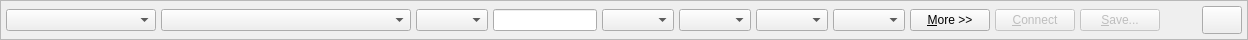
<?xml version="1.0" encoding="UTF-8"?>
<ui version="4.0">
 <class>ConnectionBar</class>
 <widget class="QFrame" name="ConnectionBar">
  <property name="geometry">
   <rect>
    <x>0</x>
    <y>0</y>
    <width>1248</width>
    <height>40</height>
   </rect>
  </property>
  <property name="sizePolicy">
   <sizepolicy hsizetype="Fixed" vsizetype="Fixed">
    <horstretch>0</horstretch>
    <verstretch>0</verstretch>
   </sizepolicy>
  </property>
  <property name="minimumSize">
   <size>
    <width>0</width>
    <height>40</height>
   </size>
  </property>
  <property name="maximumSize">
   <size>
    <width>16777215</width>
    <height>40</height>
   </size>
  </property>
  <property name="windowTitle">
   <string>Frame</string>
  </property>
  <property name="frameShape">
   <enum>QFrame::StyledPanel</enum>
  </property>
  <property name="frameShadow">
   <enum>QFrame::Raised</enum>
  </property>
  <layout class="QHBoxLayout" name="horizontalLayout">
   <property name="spacing">
    <number>5</number>
   </property>
   <property name="leftMargin">
    <number>5</number>
   </property>
   <property name="topMargin">
    <number>5</number>
   </property>
   <property name="rightMargin">
    <number>5</number>
   </property>
   <property name="bottomMargin">
    <number>5</number>
   </property>
   <item>
    <widget class="QComboBox" name="comboConfigurations">
     <property name="minimumSize">
      <size>
       <width>150</width>
       <height>0</height>
      </size>
     </property>
    </widget>
   </item>
   <item>
    <widget class="PortsComboBox" name="comboPorts">
     <property name="minimumSize">
      <size>
       <width>250</width>
       <height>0</height>
      </size>
     </property>
     <property name="toolTip">
      <string>Select port</string>
     </property>
     <property name="editable">
      <bool>false</bool>
     </property>
     <property name="sizeAdjustPolicy">
      <enum>QComboBox::AdjustToContents</enum>
     </property>
     <property name="frame">
      <bool>true</bool>
     </property>
    </widget>
   </item>
   <item>
    <widget class="QComboBox" name="comboBaudRates">
     <property name="toolTip">
      <string>Select baud rate</string>
     </property>
     <property name="styleSheet">
      <string notr="true"/>
     </property>
     <property name="currentText">
      <string notr="true"/>
     </property>
     <property name="sizeAdjustPolicy">
      <enum>QComboBox::AdjustToContents</enum>
     </property>
    </widget>
   </item>
   <item>
    <widget class="QLineEdit" name="lineEditBaudRate"/>
   </item>
   <item>
    <widget class="QComboBox" name="comboDataBits">
     <property name="toolTip">
      <string>Select data bits</string>
     </property>
     <property name="currentText">
      <string notr="true"/>
     </property>
     <property name="sizeAdjustPolicy">
      <enum>QComboBox::AdjustToContents</enum>
     </property>
    </widget>
   </item>
   <item>
    <widget class="QComboBox" name="comboParity">
     <property name="toolTip">
      <string>Select parity</string>
     </property>
     <property name="sizeAdjustPolicy">
      <enum>QComboBox::AdjustToContents</enum>
     </property>
    </widget>
   </item>
   <item>
    <widget class="QComboBox" name="comboStopBits">
     <property name="toolTip">
      <string>Select stop bits</string>
     </property>
     <property name="sizeAdjustPolicy">
      <enum>QComboBox::AdjustToContents</enum>
     </property>
    </widget>
   </item>
   <item>
    <widget class="QComboBox" name="comboFlowControl">
     <property name="toolTip">
      <string>Select flow control</string>
     </property>
     <property name="currentText">
      <string notr="true"/>
     </property>
    </widget>
   </item>
   <item>
    <widget class="QPushButton" name="btnMore">
     <property name="text">
      <string>&amp;More &gt;&gt;</string>
     </property>
     <property name="checkable">
      <bool>false</bool>
     </property>
    </widget>
   </item>
   <item>
    <widget class="QPushButton" name="btnConnect">
     <property name="enabled">
      <bool>false</bool>
     </property>
     <property name="styleSheet">
      <string notr="true"/>
     </property>
     <property name="text">
      <string>&amp;Connect</string>
     </property>
     <property name="default">
      <bool>true</bool>
     </property>
    </widget>
   </item>
   <item>
    <widget class="QPushButton" name="btnSave">
     <property name="enabled">
      <bool>false</bool>
     </property>
     <property name="text">
      <string>&amp;Save...</string>
     </property>
    </widget>
   </item>
   <item>
    <spacer name="horizontalSpacer">
     <property name="orientation">
      <enum>Qt::Horizontal</enum>
     </property>
     <property name="sizeHint" stdset="0">
      <size>
       <width>40</width>
       <height>20</height>
      </size>
     </property>
    </spacer>
   </item>
   <item>
    <widget class="QPushButton" name="btnClose">
     <property name="sizePolicy">
      <sizepolicy hsizetype="Minimum" vsizetype="Minimum">
       <horstretch>0</horstretch>
       <verstretch>0</verstretch>
      </sizepolicy>
     </property>
     <property name="text">
      <string/>
     </property>
     <property name="icon">
      <iconset resource="../../superterm.qrc">
       <normaloff>:/icons/close-menu_16x16.png</normaloff>:/icons/close-menu_16x16.png</iconset>
     </property>
     <property name="iconSize">
      <size>
       <width>16</width>
       <height>16</height>
      </size>
     </property>
    </widget>
   </item>
  </layout>
 </widget>
 <customwidgets>
  <customwidget>
   <class>PortsComboBox</class>
   <extends>QComboBox</extends>
   <header>src/ui/portscombobox.h</header>
  </customwidget>
 </customwidgets>
 <resources>
  <include location="../../superterm.qrc"/>
 </resources>
 <connections>
  <connection>
   <sender>btnMore</sender>
   <signal>clicked()</signal>
   <receiver>ConnectionBar</receiver>
   <slot>onMoreClicked()</slot>
   <hints>
    <hint type="sourcelabel">
     <x>846</x>
     <y>15</y>
    </hint>
    <hint type="destinationlabel">
     <x>665</x>
     <y>149</y>
    </hint>
   </hints>
  </connection>
  <connection>
   <sender>comboPorts</sender>
   <signal>currentIndexChanged(QString)</signal>
   <receiver>ConnectionBar</receiver>
   <slot>onComboChanged()</slot>
   <hints>
    <hint type="sourcelabel">
     <x>279</x>
     <y>15</y>
    </hint>
    <hint type="destinationlabel">
     <x>665</x>
     <y>149</y>
    </hint>
   </hints>
  </connection>
  <connection>
   <sender>btnClose</sender>
   <signal>clicked()</signal>
   <receiver>ConnectionBar</receiver>
   <slot>hide()</slot>
   <hints>
    <hint type="sourcelabel">
     <x>1119</x>
     <y>19</y>
    </hint>
    <hint type="destinationlabel">
     <x>569</x>
     <y>19</y>
    </hint>
   </hints>
  </connection>
  <connection>
   <sender>comboBaudRates</sender>
   <signal>currentIndexChanged(QString)</signal>
   <receiver>ConnectionBar</receiver>
   <slot>onComboChanged()</slot>
   <hints>
    <hint type="sourcelabel">
     <x>452</x>
     <y>19</y>
    </hint>
    <hint type="destinationlabel">
     <x>569</x>
     <y>19</y>
    </hint>
   </hints>
  </connection>
 </connections>
 <slots>
  <signal>connectClicked()</signal>
  <slot>onMoreClicked()</slot>
  <slot>onComboChanged()</slot>
  <slot>onConfigurationChanged(QString)</slot>
 </slots>
</ui>
